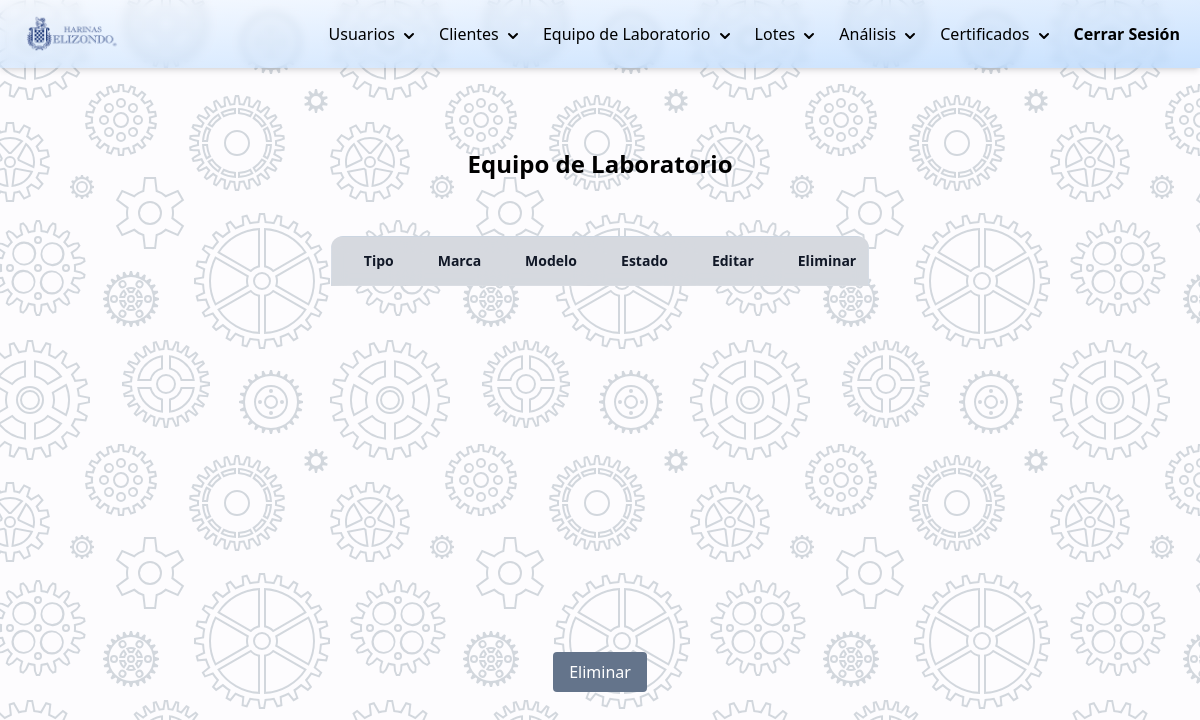
The page /php/modificar-equipo-laboratorio.php (signed in) on the database as committed earlier.
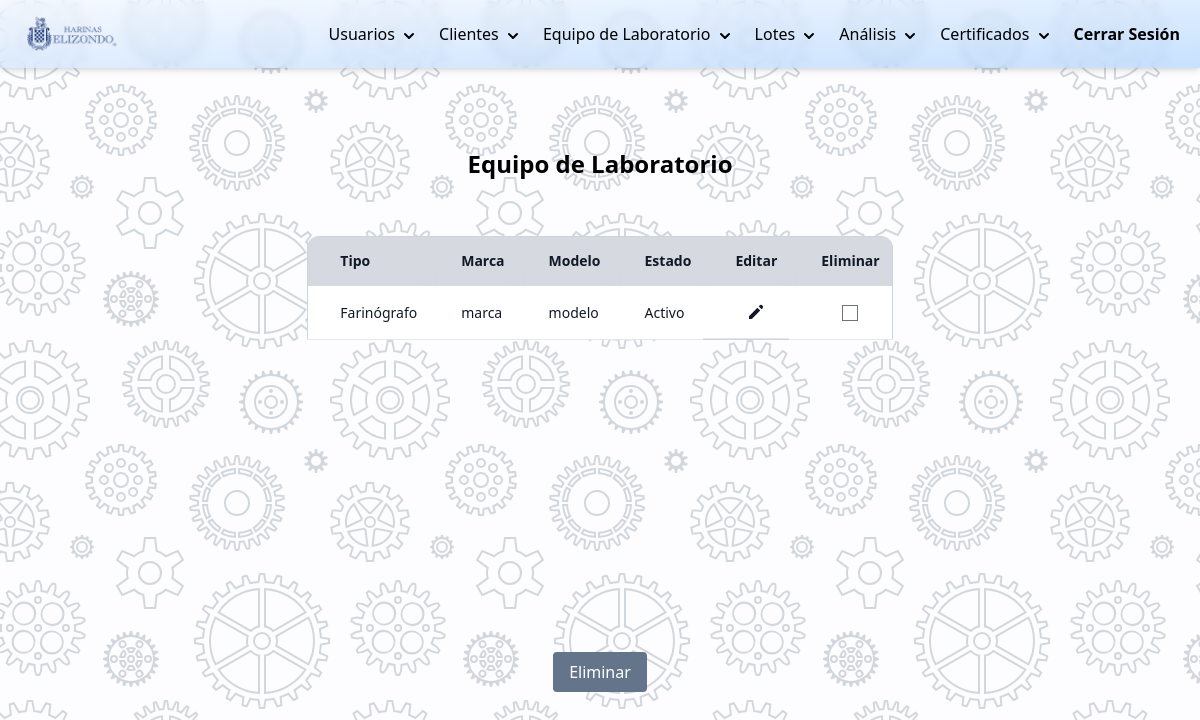
The same page on the database as committed later.
### tables this page shows
CREATE TABLE `equipo_laboratorio` (
  `id_equipo` int(11) NOT NULL,
  `nombre` varchar(100) DEFAULT NULL,
  `descripcion` varchar(255) DEFAULT NULL,
  `marca` varchar(100) DEFAULT NULL,
  `modelo` varchar(100) DEFAULT NULL,
  `fecha_compra` date DEFAULT NULL,
  `no_factura` varchar(100) DEFAULT NULL,
  `estado` int(11) DEFAULT 3,
  `tiene_garantia` varchar(3) DEFAULT 'no',
  `numero_garantia` varchar(100) DEFAULT '',
  `clave_mantenimiento` varchar(50) DEFAULT NULL,
  `fecha_ultimo_mantenimiento` date DEFAULT NULL,
  `venc_garantia` date DEFAULT NULL
);

### DB/controlarDB.php (called while the page is built, shortened)
<?php
function hacerConsulta(string $query){
    $con = mysqli_connect(HOST, USER, PASSWORD, DB);
    if (mysqli_connect_errno()) {
        return "Failed to connect to MySQL: " . mysqli_connect_error();
    }else{
        $result = mysqli_query($con, $query);
        $arreglo_de_resultados=[];
        while ($row = mysqli_fetch_array($result)):
            array_push($arreglo_de_resultados,$row);
        endwhile;
        return $arreglo_de_resultados;
    }
}

### php/modificar-equipo-laboratorio.php (the view, shortened to what this page needs)
<?php
    require_once("../DB/controlarDB.php");
    function estadoALetra($estado){
        switch ($estado){
            case "3":
                $estado="Activo";
                break;
        }
        return $estado;
    }
    $query_lista_equipos="SELECT id_equipo,nombre,marca,modelo,estado FROM equipo_laboratorio;";
    $arreglo_equipos=hacerConsulta($query_lista_equipos);
?>
<!DOCTYPE html>
<html lang="es">
<head>
    <link rel="stylesheet" href="../css/styles.css">
    <script src="https://cdn.tailwindcss.com"></script>
    <script src="https://cdn.tailwindcss.com?plugins=forms,typography,aspect-ratio,line-clamp"></script>
    <?php require_once("./navbar.php"); ?>
</head>
<body class="background">
    <div class="container mx-auto flex justify-center items-center content-center">
        <div class="flex flex-col p-10 mt-10">
            <h1 class="text-2xl text-center mb-4 font-bold">Equipo de Laboratorio</h1>
            <form method="post" action="<?= htmlspecialchars($_SERVER["PHP_SELF"]);?>" class="mt-0">
                <div class="mt-10 overflow-y-auto h-96 rounded-xl">
                    <table class="table-auto rounded-xl border border-slate-300">
                        <thead class="rounded-lg">
                            <tr class="bg-gray-200">
                                <th class="sticky top-0 z-10 border-b border-gray-300 bg-gray-300 bg-opacity-75 py-3.5 pl-4 pr-3 text-left text-sm font-semibold text-gray-900 backdrop-blur backdrop-filter sm:pl-6 lg:pl-8">Tipo</th>
                                <th class="sticky top-0 z-10 border-b border-gray-300 bg-gray-300 bg-opacity-75 py-3.5 pl-4 pr-3 text-left text-sm font-semibold text-gray-900 backdrop-blur backdrop-filter sm:pl-6 lg:pl-8">Marca</th>
                                <th class="sticky top-0 z-10 border-b border-gray-300 bg-gray-300 bg-opacity-75 py-3.5 pl-4 pr-3 text-left text-sm font-semibold text-gray-900 backdrop-blur backdrop-filter sm:pl-6 lg:pl-8">Modelo</th>
                                <th class="sticky top-0 z-10 border-b border-gray-300 bg-gray-300 bg-opacity-75 py-3.5 pl-4 pr-3 text-left text-sm font-semibold text-gray-900 backdrop-blur backdrop-filter sm:pl-6 lg:pl-8">Estado</th>
                                <th class="sticky top-0 z-10 border-b border-gray-300 bg-gray-300 bg-opacity-75 py-3.5 pl-4 pr-3 text-left text-sm font-semibold text-gray-900 backdrop-blur backdrop-filter sm:pl-6 lg:pl-8">Editar</th>
                                <th class="sticky top-0 z-10 border-b border-gray-300 bg-gray-300 bg-opacity-75 py-3.5 pl-4 pr-3 text-left text-sm font-semibold text-gray-900 backdrop-blur backdrop-filter sm:pl-6 lg:pl-8">Eliminar</th>
                            </tr>
                        </thead>
                        <tbody class="bg-white rounded-lg">
                            <?php foreach ($arreglo_equipos as $equipo):?>
                            <tr>
                                <td class="whitespace-nowrap border-b border-gray-200 py-4 pl-4 pr-3 text-sm font-medium text-gray-900 sm:pl-6 lg:pl-8"><?=$equipo['nombre']?></td>
                                <td class="whitespace-nowrap border-b border-gray-200 py-4 pl-4 pr-3 text-sm font-medium text-gray-900 sm:pl-6 lg:pl-8"><?=$equipo['marca']?></td>
                                <td class="whitespace-nowrap border-b border-gray-200 py-4 pl-4 pr-3 text-sm font-medium text-gray-900 sm:pl-6 lg:pl-8"><?=$equipo['modelo']?></td>
                                <td class="whitespace-nowrap border-b border-gray-200 py-4 pl-4 pr-3 text-sm font-medium text-gray-900 sm:pl-6 lg:pl-8"><?=estadoALetra($equipo['estado'])?></td>
                                <td class="whitespace-nowrap border-b border-gray-200 py-4 pl-4 pr-3 text-sm font-medium text-gray-900 sm:pl-6 lg:pl-8 flex justify-center">
                                    <a href="./editar-equipo-laboratorio.php?i=<?= $equipo['id_equipo'] ?>">
                                        <svg xmlns="http://www.w3.org/2000/svg" class="h-5 w-5" viewBox="0 0 20 20" fill="currentColor">
                                            <path d="M13.586 3.586a2 2 0 112.828 2.828l-.793.793-2.828-2.828.793-.793zM11.379 5.793L3 14.172V17h2.828l8.38-8.379-2.83-2.828z" />
                                        </svg>
                                    </a>
                                </td>
                                <td class="whitespace-nowrap border-b border-gray-200 py-4 pl-4 pr-3 text-sm font-medium text-gray-900 sm:pl-6 lg:pl-8 text-center">
                                    <input type="checkbox" name="eliminar[]"  value="<?= $equipo['id_equipo']; ?>">
                                </td>
                            </tr>
                            <?php endforeach ?>
                        </tbody>
                    </table>
                </div>
                <div class="flex items-center justify-center mt-8">
                    <button type="submit" class="bg-slate-500 hover:bg-psipeDarkGray text-white py-2 px-4 rounded focus:outline-none focus:shadow-outline">
                        Eliminar
                    </button>
                </div>
            </form>
        </div>
    </div>
</body>
</html>

### php/navbar.php (shortened to what this page needs)
<nav class="bg-gradient-to-br from-blue-50/50 to-blue-300/50 shadow-md backdrop-blur-sm sticky top-0 z-10 print:hidden">
    <div class="px-3 mx-auto">
        <div class="flex justify-between">
            <div class="flex space-x-4">
                <a href="./dashboard.php" class="flex items-center py-3 px-2 text-gray-200 divide-x divide-black">
                    <img src="../img/logoHarinasElizondo.png" class="w-24 mx-1">
                </a>
            </div>
            <div class="hidden lg:flex items-center space-x-1">
                <div class="flex flex-col overflow-visible float-right items-start">
                    <button class="rounded p-2 dropBtn hover:bg-blue-50 transition duration-500 text-black" id="dropBtn">
                        Usuarios
                        <svg xmlns="http://www.w3.org/2000/svg" class="h-5 w-5 inline dropBtn" viewBox="0 0 20 20" fill="currentColor">
                            <path fill-rule="evenodd" d="M5.293 7.293a1 1 0 011.414 0L10 10.586l3.293-3.293a1 1 0 111.414 1.414l-4 4a1 1 0 01-1.414 0l-4-4a1 1 0 010-1.414z" clip-rule="evenodd" />
                        </svg>
                    </button>
                </div>
                <div class="flex flex-col overflow-visible float-right items-start">
                    <button class="rounded p-2 dropBtn2 hover:bg-blue-50 transition duration-500 text-black" id="dropBtn2">
                        Clientes
                        <svg xmlns="http://www.w3.org/2000/svg" class="h-5 w-5 inline dropBtn2" viewBox="0 0 20 20" fill="currentColor">
                            <path fill-rule="evenodd" d="M5.293 7.293a1 1 0 011.414 0L10 10.586l3.293-3.293a1 1 0 111.414 1.414l-4 4a1 1 0 01-1.414 0l-4-4a1 1 0 010-1.414z" clip-rule="evenodd" />
                        </svg>
                    </button>
                </div>
                <div class="flex flex-col overflow-visible float-right items-start">
                    <button class="rounded p-2 dropBtn3 hover:bg-blue-50 transition duration-500 text-black" id="dropBtn3">
                        Equipo de Laboratorio
                        <svg xmlns="http://www.w3.org/2000/svg" class="h-5 w-5 inline dropBtn3" viewBox="0 0 20 20" fill="currentColor">
                            <path fill-rule="evenodd" d="M5.293 7.293a1 1 0 011.414 0L10 10.586l3.293-3.293a1 1 0 111.414 1.414l-4 4a1 1 0 01-1.414 0l-4-4a1 1 0 010-1.414z" clip-rule="evenodd" />
                        </svg>
                    </button>
                </div>
                <div class="flex flex-col overflow-visible float-right items-start">
                    <button class="rounded p-2 dropBtn4 hover:bg-blue-50 transition duration-500 text-black" id="dropBtn4">
                        Lotes
                        <svg xmlns="http://www.w3.org/2000/svg" class="h-5 w-5 inline dropBtn4" viewBox="0 0 20 20" fill="currentColor">
                            <path fill-rule="evenodd" d="M5.293 7.293a1 1 0 011.414 0L10 10.586l3.293-3.293a1 1 0 111.414 1.414l-4 4a1 1 0 01-1.414 0l-4-4a1 1 0 010-1.414z" clip-rule="evenodd" />
                        </svg>
                    </button>
                </div>
                <div class="flex flex-col overflow-visible float-right items-start">
                    <button class="rounded p-2 dropBtn5 hover:bg-blue-50 transition duration-500 text-black" id="dropBtn5">
                        Análisis
                        <svg xmlns="http://www.w3.org/2000/svg" class="h-5 w-5 inline dropBtn5" viewBox="0 0 20 20" fill="currentColor">
                            <path fill-rule="evenodd" d="M5.293 7.293a1 1 0 011.414 0L10 10.586l3.293-3.293a1 1 0 111.414 1.414l-4 4a1 1 0 01-1.414 0l-4-4a1 1 0 010-1.414z" clip-rule="evenodd" />
                        </svg>
                    </button>
                </div>
                <div class="flex flex-col overflow-visible float-right items-start">
                    <button class="rounded p-2 dropBtn6 hover:bg-blue-50 transition duration-500 text-black" id="dropBtn6">
                        Certificados
                        <svg xmlns="http://www.w3.org/2000/svg" class="h-5 w-5 inline dropBtn6" viewBox="0 0 20 20" fill="currentColor">
                            <path fill-rule="evenodd" d="M5.293 7.293a1 1 0 011.414 0L10 10.586l3.293-3.293a1 1 0 111.414 1.414l-4 4a1 1 0 01-1.414 0l-4-4a1 1 0 010-1.414z" clip-rule="evenodd" />
                        </svg>
                    </button>
                </div>
                <div>
                    <a href="./cerrar_sesion.php" class="rounded p-2 hover:bg-blue-50 transition duration-500 text-black">
                        <b>Cerrar Sesión</b>
                    </a>
                </div>
            </div>
        </div>
    </div>
</nav>

### css/styles.css (style rules this page uses)
.background { background-color: #fdfcfe; }

Rows that differ between the two databases and show on the page:
added equipo_laboratorio: nombre "Farinógrafo", marca "marca", modelo "modelo", estado "Activo"
